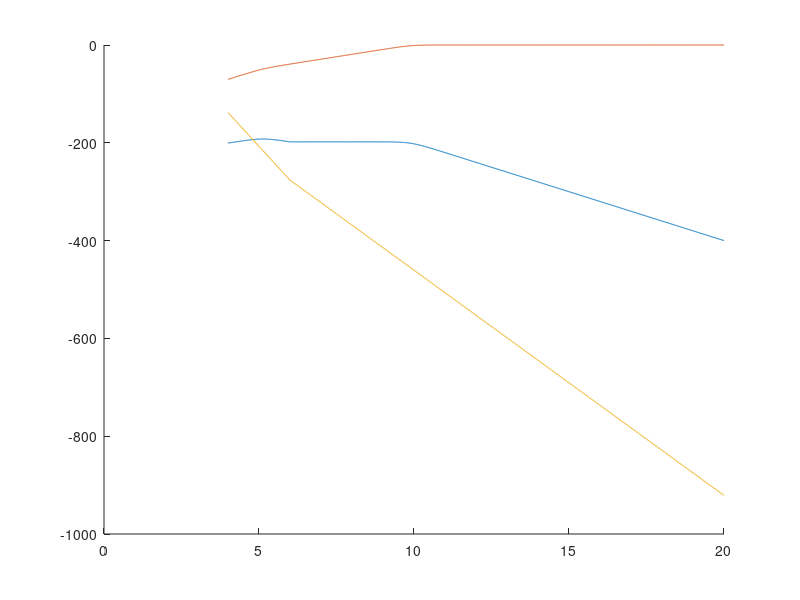

This figure's MATLAB source: (Note: this script raises an error after producing the figure.)
pkg load control;
Ip=500*10^-6;
Kpd=Ip/(2*pi);#ip/2pi
Kvco=10^9
R=10^5;
C=75*10^-12;
K=Kvco*Kpd/C;
Tref=50*10^-9;
#Hnoise=tf([1 0 0],[1 50 50]);
Hnoise=tf([1 0 0],[1 K*R*C K]);
Hclosed=tf([K*R*C K],[1 K*R*C K]);
#bode(Hnoise);
#step(Hnoise,0.01);
[mag,phase,w]=bode(Hnoise,{10000,10^20});
[mag1,phase1,w1]=bode(Hclosed,{10000,10^20});
#plot(log10(w),10*log10(mag));
hold on;
w(503)=w(502);
#plot(log10(w),10*log10(mag1),"r");
for i=1:numel(w)
  if w(i)<=100
    psd_in_db_vco=0;
  end
  if 100<w(i)<=10^6
    psd_in_db_vco(i)=60-log10(w(i))*30;
   end
  if 10^6<w(i)
    psd_in_db_vco(i)=-120-(log10(w(i))-6)*20;
   end
   
end
#psd_in_db_vco(501)=psd_in_db_vcdl(500);
psd_in_vco=10.^(psd_in_db_vco./10);
psd_in_vco(501)=psd_in_vco(500);
 mag(503)=mag(502)
psd_out_vco=psd_in_vco.*(mag'.^2);
plot(log10(w),10*log10(psd_out_vco));
hold on;
plot(log10(w),10*log10(mag));
plot(log10(w),10*log(psd_in_vco));
P_rms=sum(psd_out_vco);
A_rms_c=sqrt(P_rms);
A_rms_t_c=A_rms_c*Tref/(2*pi);
#psd_in=0.01;
K=1.0610e+15-10^15:2*10^13:1.0610e+15+10^15;
for j=1:1:101
  Hnoise=tf([1 0 0],[1 K(j)*R*C K(j)]);
 [mag,phase,w]=bode(Hnoise,{1,100000000});
 psd_out_vco=psd_in_vco(1:501).*(mag'.^2);
P_rms(j)=sum(psd_out_vco);
A_rms(j)=sqrt(P_rms(j));
A_rms_t(j)=A_rms(j)*Tref/(2*pi);
  
 # A_rms_t(i)=A_rms(i)*Tref/(2*pi);
end 
#plot(K,10*log10(A_rms));


